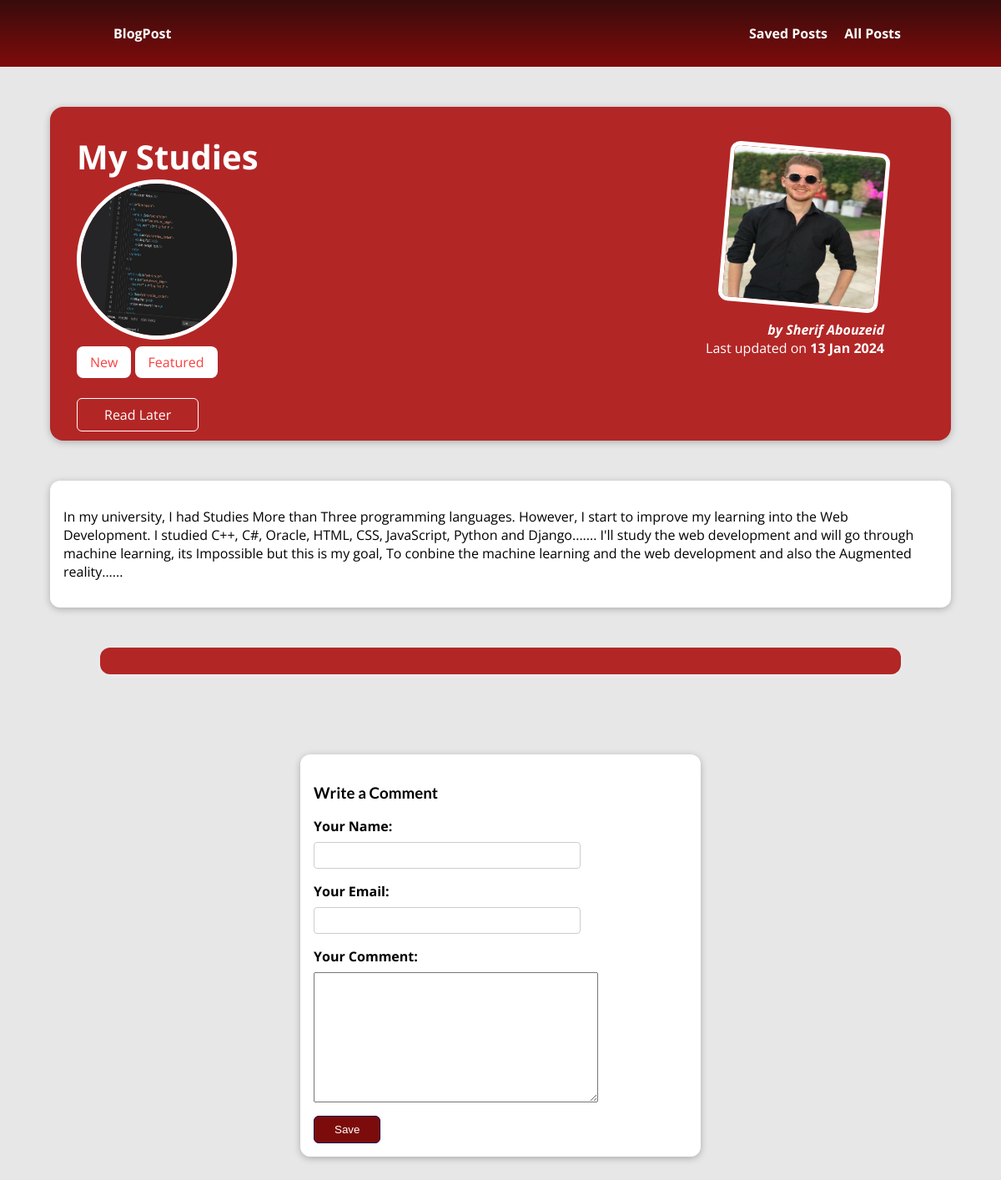
The page /my-studies on the database its author committed.
### blogpost/models.py (models this page shows, shortened)
class Post(models.Model):
    author = models.ForeignKey(Author, on_delete=models.CASCADE)
    title = models.CharField(max_length=100)
    excerpt = models.CharField(max_length=200)
    image = models.ImageField(upload_to="post/", default="")
    content = models.TextField(validators=[MinLengthValidator(10)])
    time_posted = models.DateField()
    tag = models.ManyToManyField(Tag)
    slug = models.SlugField(default="", blank=True, null=False, db_index=True)

class Tag(models.Model):
    caption = models.CharField(max_length=12)

class Author(models.Model):
    first_name = models.CharField(max_length=100)
    last_name = models.CharField(max_length=100)
    email = models.EmailField(max_length=300)
    image = models.ImageField(upload_to="author/", default="")

### blogpost/views.py (the view, shortened to what this page needs)
# urls.py: path("<slug:slug>", views.post_detailView.as_view(), name="post-detail"),
class post_detailView(View):
    def is_stored_post(self, request, post_id):
        stored_posts = request.session.get("stored_posts")
        if stored_posts is not None:
            is_saved_for_later = post_id in stored_posts
        else:
            is_saved_for_later = False
        return is_saved_for_later
    def get(self, request, slug):
        post = Post.objects.get(slug=slug)
        context = {
            "post": post,
            "comment_form" : CommentForm(),
            "saved_for_later": self.is_stored_post(request, post.id)
        }
        return render(request, "blogpost/post_detail.html", context)

### blogpost/form.py
class CommentForm(forms.ModelForm):
    class Meta:
        model = Comment
        exclude = ['post']
        labels = {
            "user_name": "Your Name",
            "user_email": "Your Email",
            "text": "Your Comment"
        }

### blogpost/templates/blogpost/post_detail.html (shortened to what this page needs)
{% extends "blogpost/base.html" %}
{% load static %}
{% block css_files %}
<link rel="stylesheet" href="{%static "/blogpost/post_detail.css" %}"/>
{% endblock  %}
{% block content %}
<section id ="summary">
    <h4> {{ post.title }}</h4>
    <img id="postimg" src="{{post.image.url}}" />
    <div>
        {% for tag in post.tag.all %}
            <span class="tag">{{ tag.caption }}</span>
        {% endfor %}
    </div>
    <div id="read-later">
      <form action="{% url "read-later" %}" method="POST">
        <button>
          {% if saved_for_later %}
            Remove from Stored Posts
          {% else %}
            Read Later
          {% endif %}
        </button>
    </form>
    </div>
    <article>
        <img src="{{post.author.image.url}}"/>
        <address>by <a href="mailto: {{post.author.email}}">{{post.author.first_name}} {{post.author.last_name}} </a></address>
        <div>Last updated on <time>{{ post.time_posted|date:"d M Y" }}</time></div>
    </article>
</section>
<main>
  {{ post.content|linebreaks }}
</main>
<section id="comments">
</section>
<div>
    <form id="comment" action="{% url "post-detail" post.slug %}" method="POST">
        <h3>Write a Comment</h3>
        {% for field in comment_form %}
          <div class="form-control {% if field.errors %}errors{% endif %}">
            {{field.label_tag }}
            {{field}}
          </div>
        {% endfor %}
        <button>Save</button>
    </form>
  </div>
{% endblock %}

### blogpost/static/blogpost/app.css (style rules this page uses)
* { box-sizing: border-box; }
html { font-family: 'Open Sans', 'Lato', sans-serif; }
body { margin: 0; }
h1, h2, h3 { font-family: 'Lato', sans-serif; font-weight: bold; }

### blogpost/static/blogpost/post_detail.css (style rules this page uses)
body { background-color: #e7e7e7; }
#summary { margin: 8rem auto 3rem auto; padding: 2rem; width: 90%; max-width: 90rem; border-radius: 16px; background-color: #b32626; position: relative; box-shadow: 0 2px 8px rgba(0, 0, 0, 0.25); height: 25rem; }
#summary h4 { color: white; font-size: 2.5rem; margin-bottom: 0rem; margin-top: 0rem; }
#summary article { position: absolute; top: 2rem; right: 3rem; padding: 1rem 2rem; border-radius: 12px; text-align: right; color: white; }
#postimg { width: 12rem; height: 12rem; border-radius: 100px; transform: rotateZ(5deg); border: 5px solid white; margin-bottom: 1rem; }
#summary article img { width: 12rem; height: 12rem; border-radius: 12px; transform: rotateZ(5deg); border: 5px solid white; margin-bottom: 1rem; }
#summary address { font-weight: bold; }
#summary a { color: white; text-decoration: none; }
#summary time { font-weight: bold; }
main { width: 90%; max-width: 90rem; margin: 3rem auto; background-color: white; padding: 1rem; border-radius: 12px; box-shadow: 0 2px 8px rgba(0, 0, 0, 0.25); }
.tag { background-color: white; color: #f74040; padding: 0.5rem 1rem; border-radius: 8px; }
#comment { margin: 6rem auto; width: 90%; max-width: 30rem; padding: 1rem; border-radius: 12px; background-color: white; box-shadow: 0 2px 8px rgba(0, 0, 0, 0.26); }
button { cursor: pointer; padding: 0.5rem 1.5rem; border-radius: 6px; background-color: #7c0c0c; color: white; border: 1px solid #1f0050; }
.form-control { margin-bottom: 1rem; }
.form-control input { font: inherit; padding: 0.25rem; border-radius: 4px; border: 1px solid #ccc; display: block; width: 20rem; }
.form-control label { font-weight: bold; display: block; margin-bottom: 0.5rem; }
#comments { margin: 3rem auto; width: 90%; max-width: 60rem; border-radius: 12px; background-color: #b32626; box-shadow: 0 2px 8px rgba(255, 255, 255, 0.25); padding: 1rem 2rem; }
#read-later { margin: 2rem 0; }
#read-later button { background-color: transparent; border: 1px solid white; padding: 0.5rem 2rem; font: inherit; color: white; cursor: pointer; }

### rows shown on the page
Post: title "My Studies", image (picture), author.image (picture), author.first_name "Sherif", author.last_name "Abouzeid", time_posted "13 Jan 2024", content "In my university, I had Studies More than Three programming languages. However, I start to improve my learning into the Web Development. I studied C++, C#, Oracle, HTML, CSS, JavaScript, Python and Django....... I'll study the web development and will go through machine learning, its Impossible but this is my goal, To conbine the machine learning and the web development and also the Augmented reality......"
Tag: caption "New"
Tag: caption "Featured"

### other values the page prints
{{ field.label_tag }} "Your Name:" "Your Email:" "Your Comment:"
